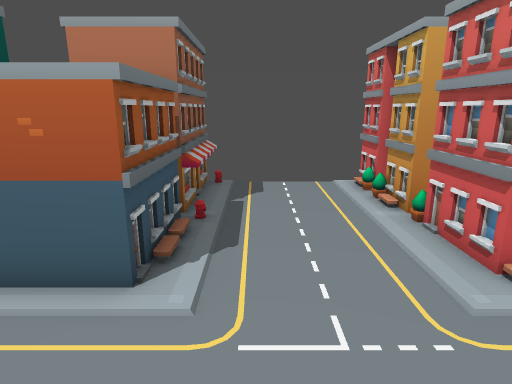
[1] (above)

16 first-person views from a walk through a 3-D level made in the Godot game engine. The camera is 1.3 m above the floor, tilts 14° down and sees 75° across. The floor is counted in squares, 0.5 m on a side. Each view is taken from the middle of a square. On the plan, view 1 faces up. The plan holds only what a view shows up to about 20 squares ahead; the rest is blank.

[2]
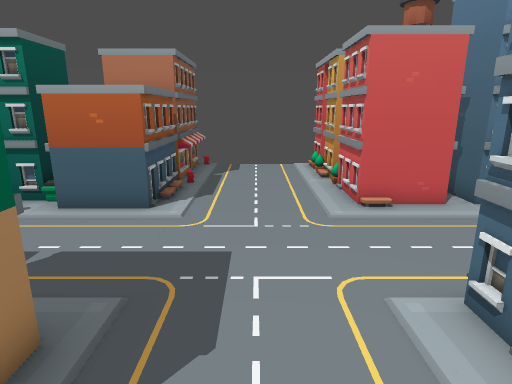

[3]
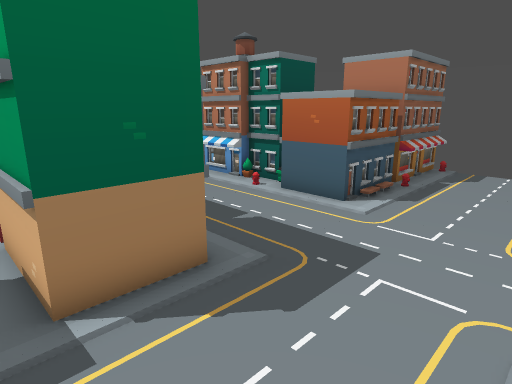

[4]
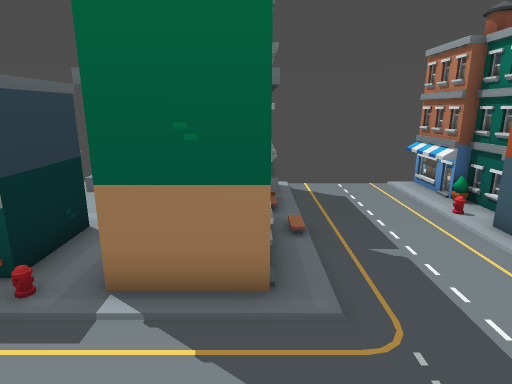

[5]
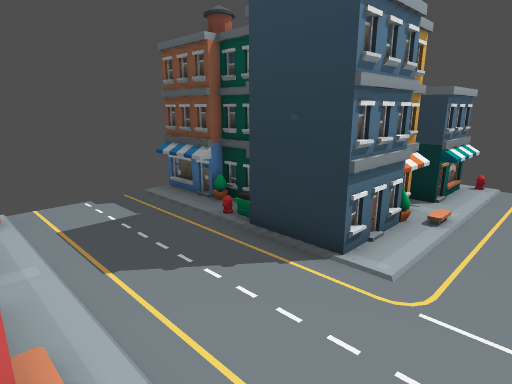

[6]
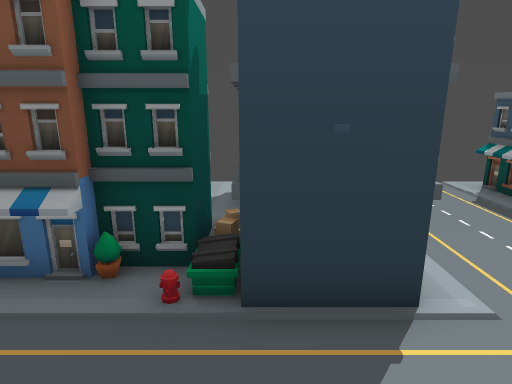

[7]
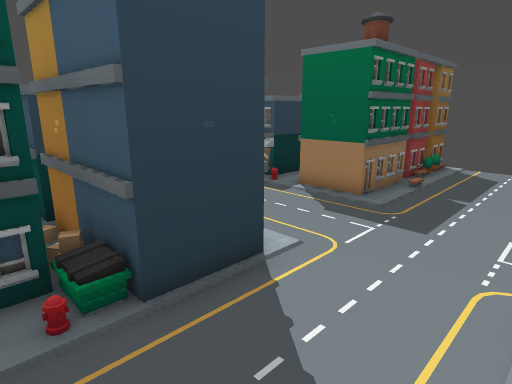

[8]
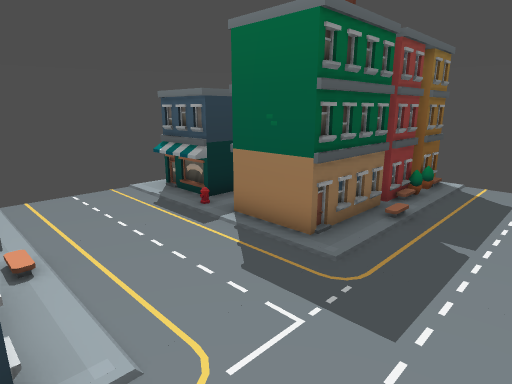

[9]
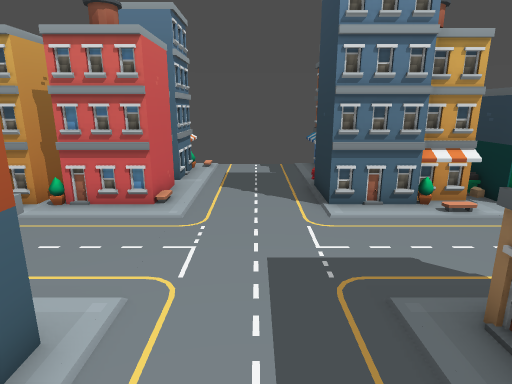

[10]
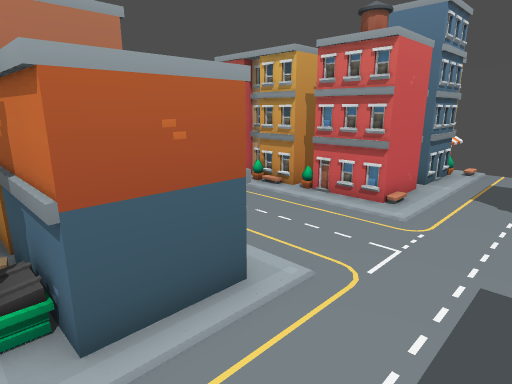

[11]
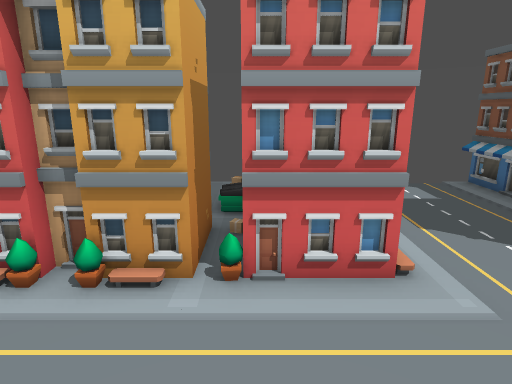

[12]
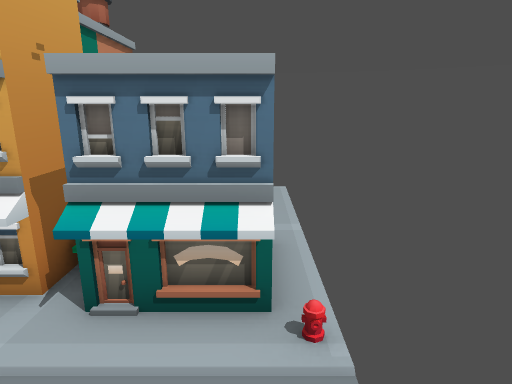

[13]
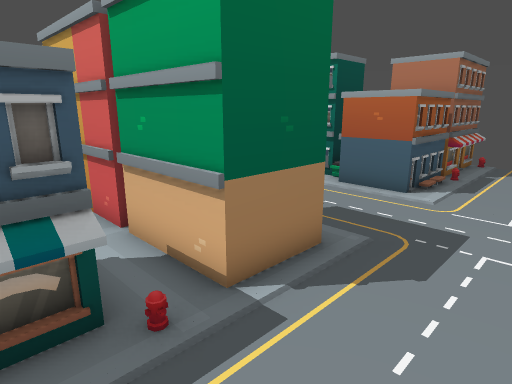

[14]
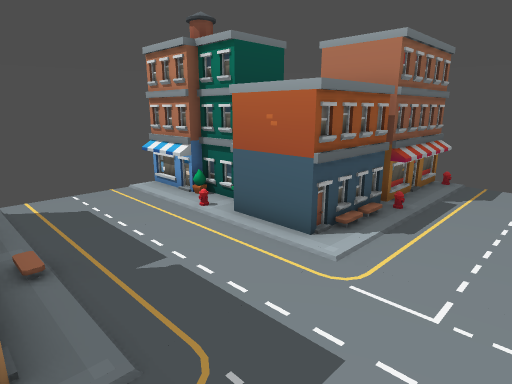

[15]
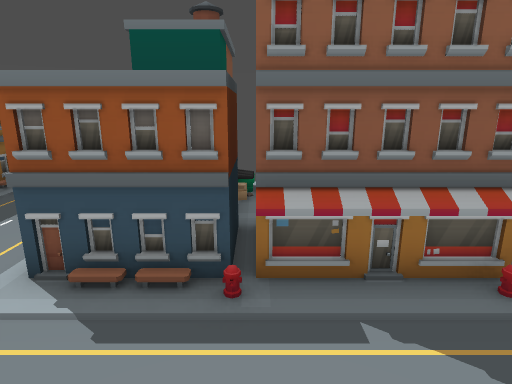

[16]
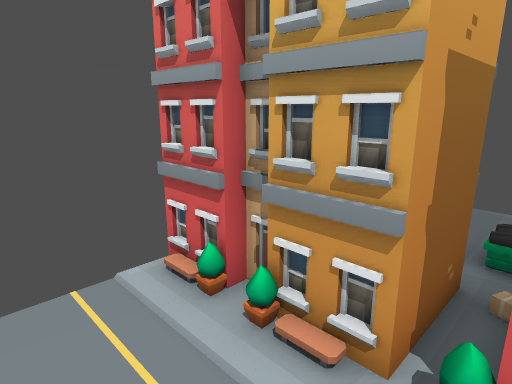

### Floor plan
Key: @ floor where view 1 was taken; # wall or solid block; x gap in a wall; . floor; / step, stairs or slope; = window, fence, low wall or low ledge; ^ raised ledge; B building.
Columns run from 9 left of view 1 to 11 right of it. Each row starts with its distance up from view 1.
 12        #=    #
 11        #=....#
 10        #=....#
  9        #=....#    ..
  8     .###=....###....
  7 BBBBB^ ^.....BBBBBB
  6 B   B^ ^.....B.BB
  5 BBBBB^^^.....BBBBBBBB
  4 BBB.................
  3  ...................
  2  ...................
  1  ...................
  0  ..../...@...BBB..BBB
 -1 #####BBBB....B BBBBBB
 -2     #   B....B BB   B
 -3   ###BBBB....B BBBBBB
 -4      ........BBB.
 -5     .^^^=...=^^^.
 -6        ^.....^  .
 -7        ^x...x^^^.
 -8             #

Where each view was taken, in squares from view 1:
view 1: 0 up, 0 right, facing up
view 2: 4 down, 1 right, facing up
view 3: 4 down, 3 right, facing up-left
view 4: 1 down, 3 right, facing left
view 5: 5 up, 1 right, facing down-right
view 6: 4 up, 6 right, facing down
view 7: 4 up, 8 right, facing down-left
view 8: 3 up, 4 right, facing down-left
view 9: 2 up, 5 left, facing right
view 10: 1 up, 5 left, facing up-right
view 11: 7 up, 1 left, facing right
view 12: 7 down, 0 right, facing right
view 13: 6 down, 2 right, facing up-left
view 14: 1 down, 2 right, facing up-left
view 15: 8 up, 3 right, facing left
view 16: 7 up, 1 right, facing up-right
